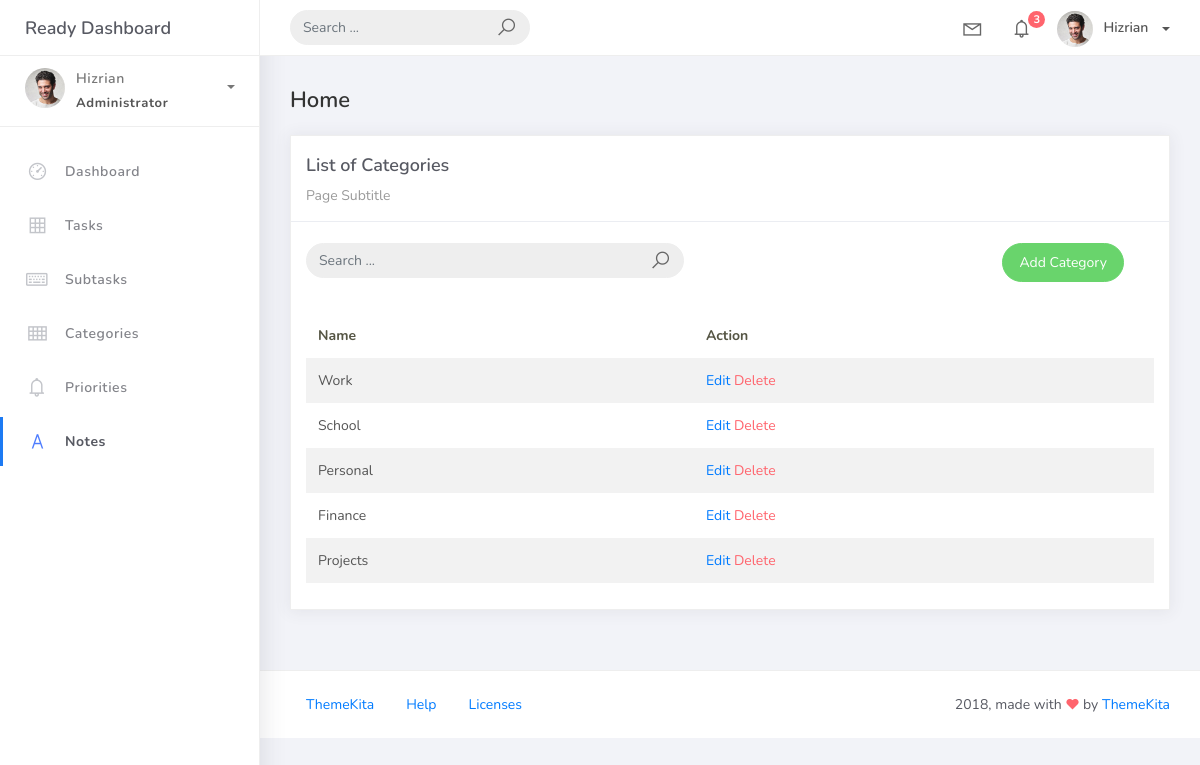
The page /category_list/ on the database its author committed.
### taskmanager/models.py (models this page shows, shortened)
class BaseModel(models.Model):
    created_at = models.DateTimeField(auto_now_add=True, db_index=True,)
    updated_at = models.DateTimeField(auto_now=True,)
    class Meta:
        abstract = True

class Category(BaseModel):
    category_name = models.CharField(max_length=50)
    class Meta:
        verbose_name = "Category"
        verbose_name_plural = "Categories"

### taskmanager/views.py (the view)
# urls.py: path('category_list/', CategoriesView.as_view(), name='category-list'),
class CategoriesView(ListView):
    model = Category
    context_object_name = 'category'
    template_name = 'category_list.html'
    paginate_by = 5
    def get_queryset(self):
        queryset = super().get_queryset()
        query = self.request.GET.get('q')
        if query:
            queryset = queryset.filter(category_name__icontains=query)
        return queryset

### templates/category_list.html (shortened to what this page needs)
{% extends 'base.html' %}
{% load static %}
{% block content %}
<div class="content">
  <div class="container-fluid">
    <h4 class="page-title">Home</h4>
    <div class="row">
      <div class="col-md-12">
        <div class="card">
          <div class="card-header">
            <div class="card-title">List of Categories</div>
            <div class="card-category">Page Subtitle</div>
          </div>
          <br />
            <div class="col-md-12 row">
              <div class="col-md-6">
                <form class="navbar-left navbar-form nav-search mr-md-3" action="">
                  <div class="input-group">
                    <input type="text" placeholder="Search ..." class="form-control" />
                    <div class="input-group-append">
                      <span class="input-group-text">
                        <i class="la la-search search-icon"></i>
                      </span>
                    </div>
                  </div>
                </form>
              </div>
              <div class="col-md-6">
                <div class="pull-right">
                  <a href="{% url 'category-add' %}" class="btn btn-success btn-rounded">
                    Add Category
                  </a>
                </div>
              </div>
            </div>
          <div class="card-body">
            <table class="table table-striped mt-3">
              <thead>
                <tr>
                  <th scope="col">Name</th>
                  <th scope="col">Action</th>
                </tr>
              </thead>
              <tbody>
                {% for object in category %}
                <tr>
                  <td>{{ object.category_name }}</td>
                  <td>
                    <a href="{% url 'category-update' object.id %}">Edit</a>
                    <a href="{% url 'category-delete' object.id %}" class="text-danger">Delete</a>
                  </td>
                  </tr>
                {% endfor %}
              </tbody>
            </table>
          </div>
        </div>
      </div>
    </div>
  </div>
</div>
{% endblock %}

### rows shown on the page
Category: category_name "Work"
Category: category_name "School"
Category: category_name "Personal"
Category: category_name "Finance"
Category: category_name "Projects"
